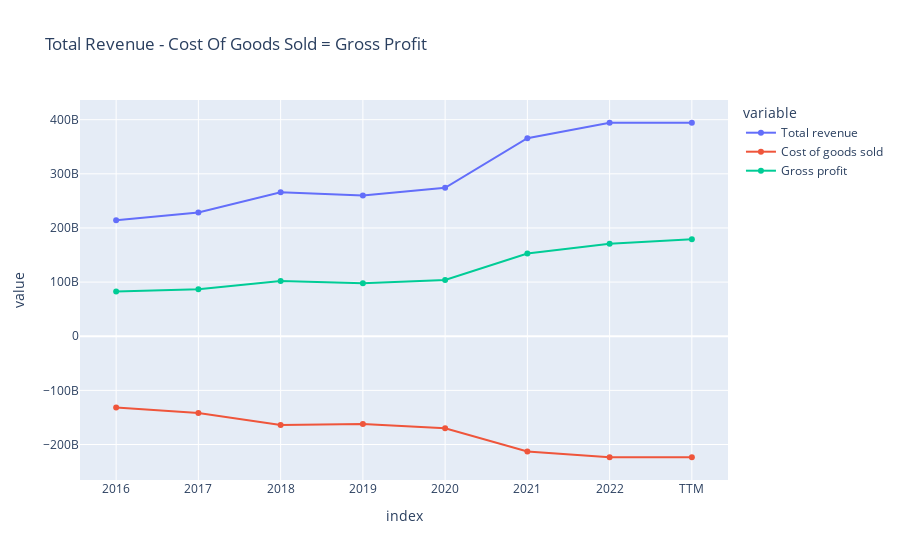
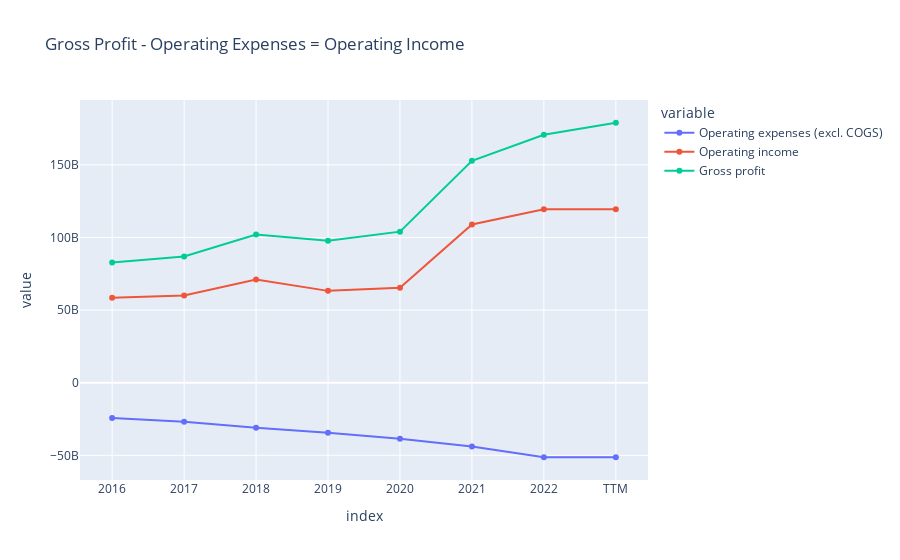
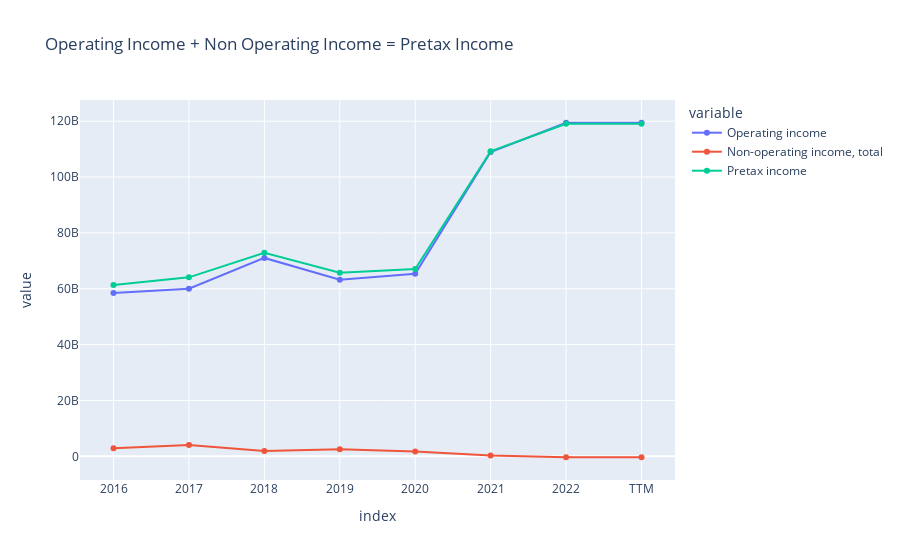
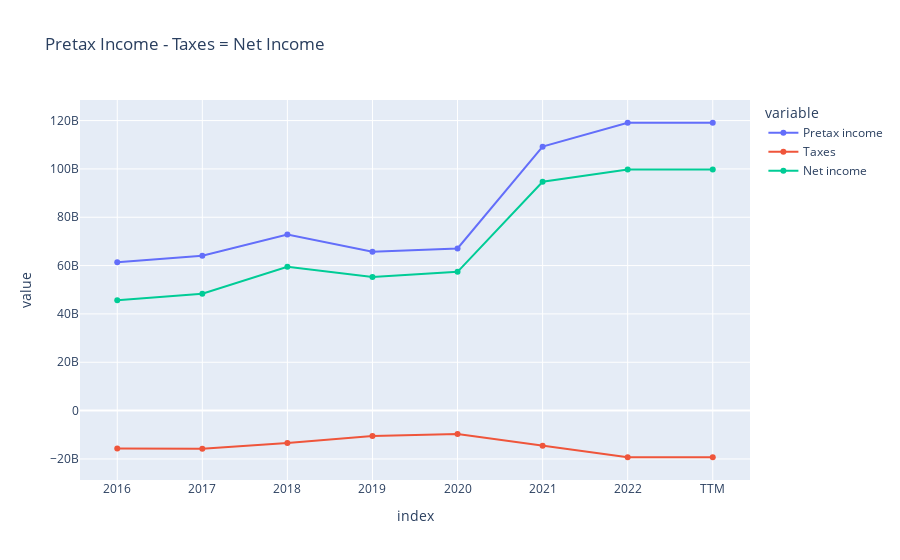

The notebook cell saved with these charts, in order:
### Code cell
df_income_statement = run_scraper.income_statement.transpose()
fig_revenue = px.line(df_income_statement, x=df_income_statement.index, y=['Total revenue','Cost of goods sold', 'Gross profit'], 
                title='Total Revenue - Cost Of Goods Sold = Gross Profit', markers=True)
fig_revenue.show()

fig_operating_income = px.line(df_income_statement, x=df_income_statement.index, y=['Operating expenses (excl. COGS)','Operating income', 'Gross profit'], 
                title='Gross Profit - Operating Expenses = Operating Income', markers=True)
fig_operating_income.show()

fig_pretax_income = px.line(df_income_statement, x=df_income_statement.index, y=['Operating income', 'Non-operating income, total', 'Pretax income'], 
                title='Operating Income + Non Operating Income = Pretax Income', markers=True)
fig_pretax_income.show()

fig_net_income = px.line(df_income_statement, x=df_income_statement.index, y=['Pretax income', 'Taxes', 'Net income'], 
                title='Pretax Income - Taxes = Net Income', markers=True)
fig_net_income.show()

fig_eps = px.line(df_income_statement, x=df_income_statement.index, y=['Basic earnings per share (Basic EPS)', 'Diluted earnings per share (Diluted EPS)'], 
                title='Earnings Per Share', markers=True)
fig_eps.show()

fig_shares = px.line(df_income_statement, x=df_income_statement.index, y=['Average basic shares outstanding', 'Diluted shares outstanding'], 
                title='Earnings Per Share', markers=True)
fig_shares.show()


# Index(['Total revenue', 'Cost of goods sold', 'Deprecation and amortization',
#        'Depreciation', 'Amortization of intangibles',
#        'Amortization of deferred charges', 'Other cost of goods sold',
#        'Gross profit', 'Operating expenses (excl. COGS)',
#        'Selling/general/admin expenses, total', 'Research & development',
#        'Selling/general/admin expenses, other',
#        'Other operating expenses, total', 'Operating income',
#        'Non-operating income, total',
#        'Interest expense, net of interest capitalized',
#        'Interest expense on debt', 'Interest capitalized',
#        'Non-operating income, excl. interest expenses',
#        'Non-operating interest income', 'Pretax equity in earnings',
#        'Miscellaneous non-operating expense', 'Unusual income/expense',
#        'Impairments', 'Restructuring charge', 'Legal claim expense',
#        'Unrealized gain/loss', 'Other exceptional charges', 'Pretax income',
#        'Equity in earnings', 'Taxes', 'Income tax, current',
#        'Income tax, current - domestic', 'Income Tax, current - foreign',
#        'Income tax, deferred', 'Income tax, deferred - domestic',
#        'Income tax, deferred - foreign', 'Income Tax Credits',
#        'Non-controlling/minority interest', 'After tax other income/expense',
#        'Net income before discontinued operations', 'Discontinued operations',
#        'Net income', 'Dilution adjustment', 'Preferred dividends',
#        'Diluted net income available to common stockholders',
#        'Basic earnings per share (Basic EPS)',
#        'Diluted earnings per share (Diluted EPS)',
#        'Average basic shares outstanding', 'Diluted shares outstanding',
#        'EBITDA', 'EBIT', 'Total operating expenses'],
#       dtype='object')

### Figure 1 — Plotly figure (JSON) as saved in the notebook; plotly's stock layout.template omitted (floating-point values rounded to 4 significant figures)
{"data": [{"hovertemplate": "variable=Total revenue<br>index=%{x}<br>value=%{y}<extra></extra>", "legendgroup": "Total revenue", "line": {"color": "#636efa", "dash": "solid"}, "marker": {"symbol": "circle"}, "mode": "lines+markers", "name": "Total revenue", "orientation": "v", "showlegend": true, "type": "scatter", "x": ["2016", "2017", "2018", "2019", "2020", "2021", "2022", "TTM"], "xaxis": "x", "y": [214230000000, 228570000000, 265810000000, 260000000000.0, 274100000000.0, 365820000000, 394330000000, 394330000000], "yaxis": "y"}, {"hovertemplate": "variable=Cost of goods sold<br>index=%{x}<br>value=%{y}<extra></extra>", "legendgroup": "Cost of goods sold", "line": {"color": "#EF553B", "dash": "solid"}, "marker": {"symbol": "circle"}, "mode": "lines+markers", "name": "Cost of goods sold", "orientation": "v", "showlegend": true, "type": "scatter", "x": ["2016", "2017", "2018", "2019", "2020", "2021", "2022", "TTM"], "xaxis": "x", "y": [-131500000000.0, -141700000000, -163830000000, -162260000000, -170140000000, -212980000000, -223550000000, -223550000000], "yaxis": "y"}, {"hovertemplate": "variable=Gross profit<br>index=%{x}<br>value=%{y}<extra></extra>", "legendgroup": "Gross profit", "line": {"color": "#00cc96", "dash": "solid"}, "marker": {"symbol": "circle"}, "mode": "lines+markers", "name": "Gross profit", "orientation": "v", "showlegend": true, "type": "scatter", "x": ["2016", "2017", "2018", "2019", "2020", "2021", "2022", "TTM"], "xaxis": "x", "y": [82720000000, 86870000000, 101980000000, 97700000000, 104010000000, 152840000000, 170780000000, 179020000000], "yaxis": "y"}], "layout": {"legend": {"title": {"text": "variable"}, "tracegroupgap": 0}, "title": {"text": "Total Revenue - Cost Of Goods Sold = Gross Profit"}, "xaxis": {"anchor": "y", "domain": [0, 1], "title": {"text": "index"}}, "yaxis": {"anchor": "x", "domain": [0, 1], "title": {"text": "value"}}}}

### Figure 2 — Plotly figure (JSON) as saved in the notebook; plotly's stock layout.template omitted (floating-point values rounded to 4 significant figures)
{"data": [{"hovertemplate": "variable=Operating expenses (excl. COGS)<br>index=%{x}<br>value=%{y}<extra></extra>", "legendgroup": "Operating expenses (excl. COGS)", "line": {"color": "#636efa", "dash": "solid"}, "marker": {"symbol": "circle"}, "mode": "lines+markers", "name": "Operating expenses (excl. COGS)", "orientation": "v", "showlegend": true, "type": "scatter", "x": ["2016", "2017", "2018", "2019", "2020", "2021", "2022", "TTM"], "xaxis": "x", "y": [-24240000000, -26840000000, -30940000000, -34460000000, -38670000000, -43890000000, -51340000000, -51340000000], "yaxis": "y"}, {"hovertemplate": "variable=Operating income<br>index=%{x}<br>value=%{y}<extra></extra>", "legendgroup": "Operating income", "line": {"color": "#EF553B", "dash": "solid"}, "marker": {"symbol": "circle"}, "mode": "lines+markers", "name": "Operating income", "orientation": "v", "showlegend": true, "type": "scatter", "x": ["2016", "2017", "2018", "2019", "2020", "2021", "2022", "TTM"], "xaxis": "x", "y": [58480000000, 60030000000, 71040000000, 63240000000, 65340000000, 108950000000, 119440000000, 119440000000], "yaxis": "y"}, {"hovertemplate": "variable=Gross profit<br>index=%{x}<br>value=%{y}<extra></extra>", "legendgroup": "Gross profit", "line": {"color": "#00cc96", "dash": "solid"}, "marker": {"symbol": "circle"}, "mode": "lines+markers", "name": "Gross profit", "orientation": "v", "showlegend": true, "type": "scatter", "x": ["2016", "2017", "2018", "2019", "2020", "2021", "2022", "TTM"], "xaxis": "x", "y": [82720000000, 86870000000, 101980000000, 97700000000, 104010000000, 152840000000, 170780000000, 179020000000], "yaxis": "y"}], "layout": {"legend": {"title": {"text": "variable"}, "tracegroupgap": 0}, "title": {"text": "Gross Profit - Operating Expenses = Operating Income"}, "xaxis": {"anchor": "y", "domain": [0, 1], "title": {"text": "index"}}, "yaxis": {"anchor": "x", "domain": [0, 1], "title": {"text": "value"}}}}

### Figure 3 — Plotly figure (JSON) as saved in the notebook; plotly's stock layout.template omitted (floating-point values rounded to 4 significant figures)
{"data": [{"hovertemplate": "variable=Operating income<br>index=%{x}<br>value=%{y}<extra></extra>", "legendgroup": "Operating income", "line": {"color": "#636efa", "dash": "solid"}, "marker": {"symbol": "circle"}, "mode": "lines+markers", "name": "Operating income", "orientation": "v", "showlegend": true, "type": "scatter", "x": ["2016", "2017", "2018", "2019", "2020", "2021", "2022", "TTM"], "xaxis": "x", "y": [58480000000, 60030000000, 71040000000, 63240000000, 65340000000, 108950000000, 119440000000, 119440000000], "yaxis": "y"}, {"hovertemplate": "variable=Non-operating income, total<br>index=%{x}<br>value=%{y}<extra></extra>", "legendgroup": "Non-operating income, total", "line": {"color": "#EF553B", "dash": "solid"}, "marker": {"symbol": "circle"}, "mode": "lines+markers", "name": "Non-operating income, total", "orientation": "v", "showlegend": true, "type": "scatter", "x": ["2016", "2017", "2018", "2019", "2020", "2021", "2022", "TTM"], "xaxis": "x", "y": [2890000000, 4060000000.0, 1860000000, 2500000000, 1750000000, 258000000, -334000000, -302000000], "yaxis": "y"}, {"hovertemplate": "variable=Pretax income<br>index=%{x}<br>value=%{y}<extra></extra>", "legendgroup": "Pretax income", "line": {"color": "#00cc96", "dash": "solid"}, "marker": {"symbol": "circle"}, "mode": "lines+markers", "name": "Pretax income", "orientation": "v", "showlegend": true, "type": "scatter", "x": ["2016", "2017", "2018", "2019", "2020", "2021", "2022", "TTM"], "xaxis": "x", "y": [61370000000, 64090000000, 72900000000, 65740000000.0, 67090000000, 109210000000, 119100000000, 119100000000], "yaxis": "y"}], "layout": {"legend": {"title": {"text": "variable"}, "tracegroupgap": 0}, "title": {"text": "Operating Income + Non Operating Income = Pretax Income"}, "xaxis": {"anchor": "y", "domain": [0, 1], "title": {"text": "index"}}, "yaxis": {"anchor": "x", "domain": [0, 1], "title": {"text": "value"}}}}

### Figure 4 — Plotly figure (JSON) as saved in the notebook; plotly's stock layout.template omitted (floating-point values rounded to 4 significant figures)
{"data": [{"hovertemplate": "variable=Pretax income<br>index=%{x}<br>value=%{y}<extra></extra>", "legendgroup": "Pretax income", "line": {"color": "#636efa", "dash": "solid"}, "marker": {"symbol": "circle"}, "mode": "lines+markers", "name": "Pretax income", "orientation": "v", "showlegend": true, "type": "scatter", "x": ["2016", "2017", "2018", "2019", "2020", "2021", "2022", "TTM"], "xaxis": "x", "y": [61370000000, 64090000000, 72900000000, 65740000000.0, 67090000000, 109210000000, 119100000000, 119100000000], "yaxis": "y"}, {"hovertemplate": "variable=Taxes<br>index=%{x}<br>value=%{y}<extra></extra>", "legendgroup": "Taxes", "line": {"color": "#EF553B", "dash": "solid"}, "marker": {"symbol": "circle"}, "mode": "lines+markers", "name": "Taxes", "orientation": "v", "showlegend": true, "type": "scatter", "x": ["2016", "2017", "2018", "2019", "2020", "2021", "2022", "TTM"], "xaxis": "x", "y": [-15690000000, -15740000000, -13370000000, -10480000000, -9680000000, -14530000000, -19300000000, -19300000000], "yaxis": "y"}, {"hovertemplate": "variable=Net income<br>index=%{x}<br>value=%{y}<extra></extra>", "legendgroup": "Net income", "line": {"color": "#00cc96", "dash": "solid"}, "marker": {"symbol": "circle"}, "mode": "lines+markers", "name": "Net income", "orientation": "v", "showlegend": true, "type": "scatter", "x": ["2016", "2017", "2018", "2019", "2020", "2021", "2022", "TTM"], "xaxis": "x", "y": [45690000000, 48350000000, 59530000000, 55260000000, 57410000000, 94680000000, 99800000000, 99800000000], "yaxis": "y"}], "layout": {"legend": {"title": {"text": "variable"}, "tracegroupgap": 0}, "title": {"text": "Pretax Income - Taxes = Net Income"}, "xaxis": {"anchor": "y", "domain": [0, 1], "title": {"text": "index"}}, "yaxis": {"anchor": "x", "domain": [0, 1], "title": {"text": "value"}}}}
